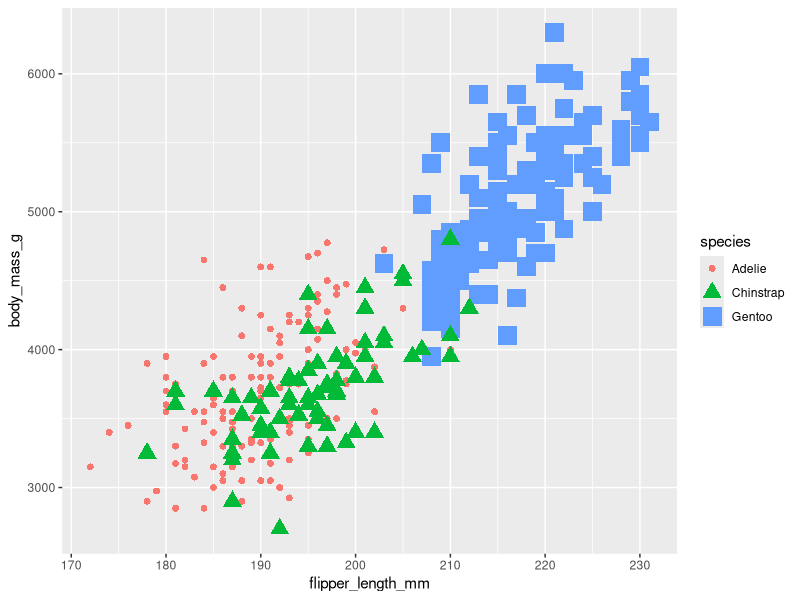
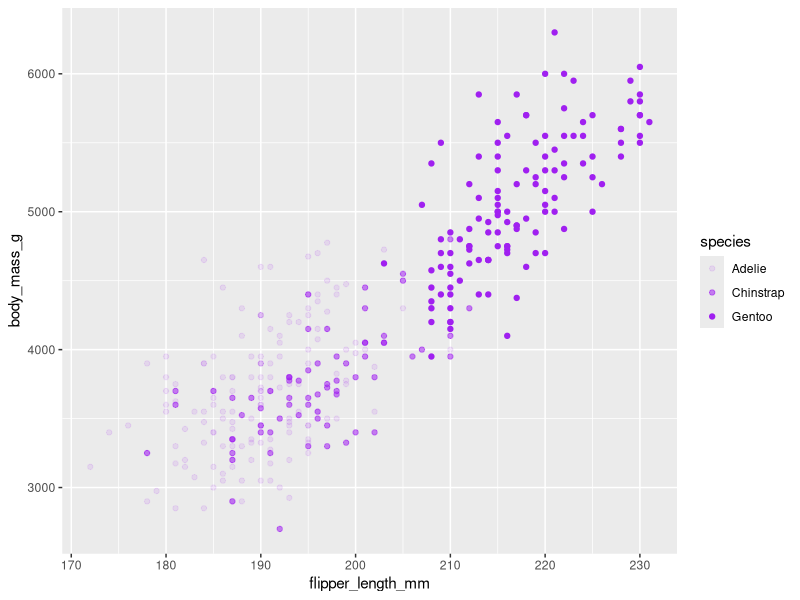
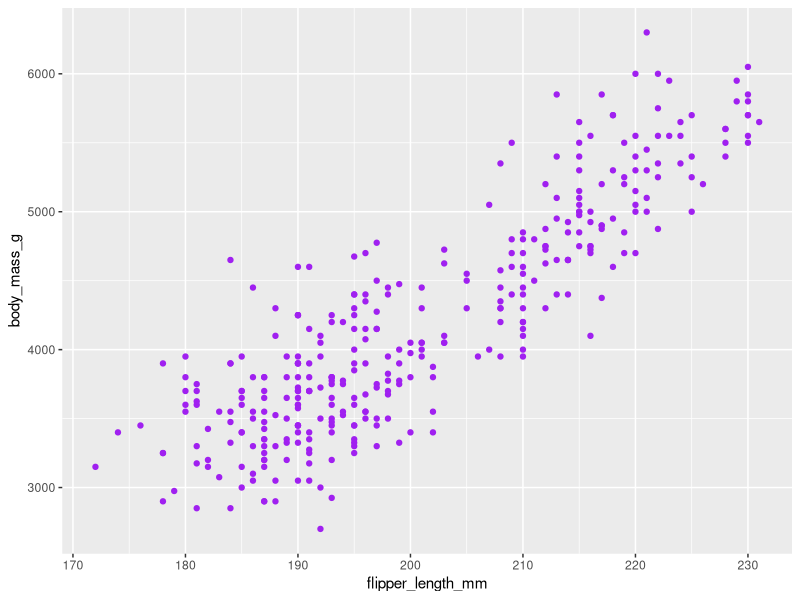

These figures' R source, in order:
library(ggplot2)
library(palmerpenguins)

ggplot(data=penguins) + 
  geom_point(mapping=aes(x=flipper_length_mm, y=body_mass_g, shape=species, color=species, size=species))

ggplot(data=penguins) + 
  geom_point(mapping=aes(x=flipper_length_mm, y=body_mass_g, alpha=species), color="purple")

ggplot(data=penguins) + 
  geom_point(mapping=aes(x=flipper_length_mm, y=body_mass_g), color="purple")

